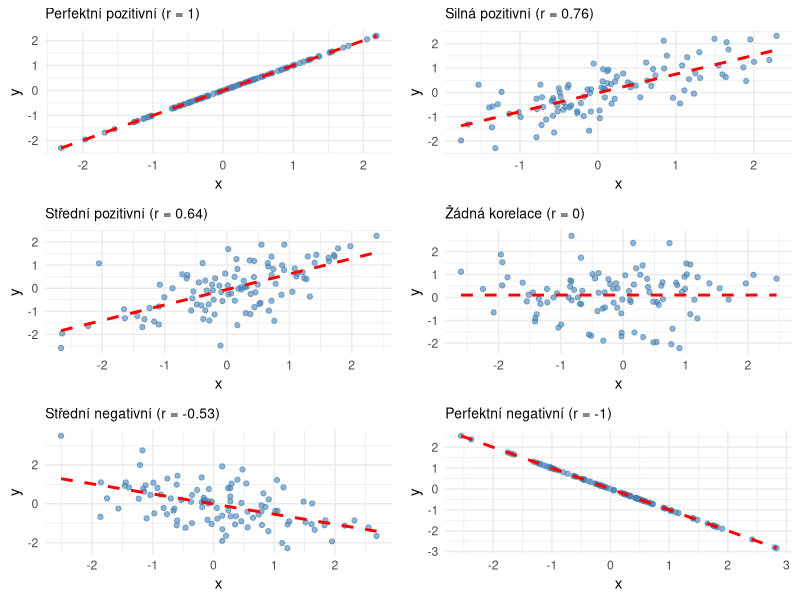

Generate this figure with R:
## ---- chunk 1
#| label: fig-correlations
#| fig-cap: "Různé hodnoty Pearsonova korelačního koeficientu"
#| warning: false
#| fig-height: 8

library(ggplot2)
library(gridExtra)
set.seed(123)

# Funkce pro vytvoření korelovaných dat
create_correlated_data <- function(n, r) {
  x <- rnorm(n)
  y <- r * x + sqrt(1 - r^2) * rnorm(n)
  cor_actual <- cor(x, y)
  data.frame(x = x, y = y, correlation = round(cor_actual, 2))
}

# Vytvoření různých korelací
data_perfect_pos <- create_correlated_data(100, 1.0)
data_high_pos <- create_correlated_data(100, 0.8)
data_medium_pos <- create_correlated_data(100, 0.5)
data_zero <- create_correlated_data(100, 0.0)
data_medium_neg <- create_correlated_data(100, -0.5)
data_perfect_neg <- create_correlated_data(100, -1.0)

# Funkce pro vytvoření jednotlivých grafů
plot_correlation <- function(data, title) {
  ggplot(data, aes(x = x, y = y)) +
    geom_point(alpha = 0.6, color = "steelblue") +
    geom_smooth(method = "lm", se = FALSE, color = "red", linetype = "dashed") +
    labs(title = paste0(title, " (r = ", unique(data$correlation), ")")) +
    theme_minimal() +
    theme(plot.title = element_text(size = 10))
}

# Vytvoření grafů
p1 <- plot_correlation(data_perfect_pos, "Perfektní pozitivní")
p2 <- plot_correlation(data_high_pos, "Silná pozitivní")
p3 <- plot_correlation(data_medium_pos, "Střední pozitivní")
p4 <- plot_correlation(data_zero, "Žádná korelace")
p5 <- plot_correlation(data_medium_neg, "Střední negativní")
p6 <- plot_correlation(data_perfect_neg, "Perfektní negativní")

# Uspořádání do mřížky
gridExtra::grid.arrange(p1, p2, p3, p4, p5, p6, ncol = 2)
